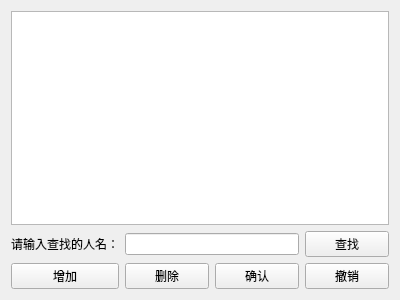
<?xml version="1.0" encoding="UTF-8"?>
<ui version="4.0">
 <class>Widget</class>
 <widget class="QWidget" name="Widget">
  <property name="geometry">
   <rect>
    <x>0</x>
    <y>0</y>
    <width>400</width>
    <height>300</height>
   </rect>
  </property>
  <property name="windowTitle">
   <string>Widget</string>
  </property>
  <layout class="QGridLayout" name="gridLayout">
   <item row="1" column="0">
    <widget class="QLabel" name="label">
     <property name="text">
      <string>请输入查找的人名：</string>
     </property>
    </widget>
   </item>
   <item row="1" column="1" colspan="2">
    <widget class="QLineEdit" name="lineEdit"/>
   </item>
   <item row="1" column="3">
    <widget class="QPushButton" name="pushButtonFind">
     <property name="text">
      <string>查找</string>
     </property>
    </widget>
   </item>
   <item row="2" column="0">
    <widget class="QPushButton" name="pushButtonAdd">
     <property name="text">
      <string>增加</string>
     </property>
    </widget>
   </item>
   <item row="2" column="1">
    <widget class="QPushButton" name="pushButtonDel">
     <property name="text">
      <string>删除</string>
     </property>
    </widget>
   </item>
   <item row="2" column="2">
    <widget class="QPushButton" name="pushButtonSure">
     <property name="text">
      <string>确认</string>
     </property>
    </widget>
   </item>
   <item row="2" column="3">
    <widget class="QPushButton" name="pushButtonCancel">
     <property name="text">
      <string>撤销</string>
     </property>
    </widget>
   </item>
   <item row="0" column="0" colspan="4">
    <widget class="QTableView" name="tableView"/>
   </item>
  </layout>
 </widget>
 <layoutdefault spacing="6" margin="11"/>
 <resources/>
 <connections/>
</ui>
